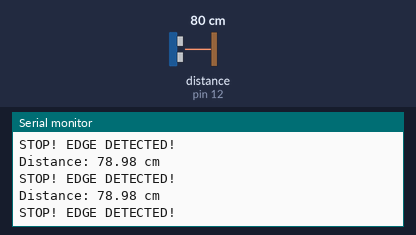
Bench run of a sketch on a simulated Arduino Uno, built with avr-gcc and run on an emulated ATmega328P. On the bench: the last lines printed to the serial monitor. Wiring (inferred from the names in the program): ultrasonic range finder: trigger pin 11; echo pin 12. The test bench sets the inputs (shaded band); at power-on: distance to the obstacle (sensor on pin 12) 80 cm. The echo pulse lasts 58.3 µs per cm.

Above: at 1.3 s.
1.4 s: distance to the obstacle (sensor on pin 12) set to 6 cm
At 1.83 s:
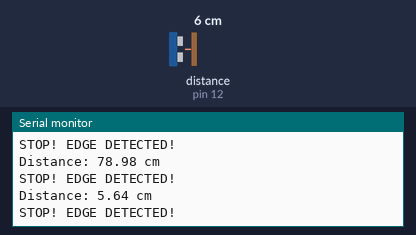
2.9 s: distance to the obstacle (sensor on pin 12) set to 3 cm
At 3.4 s:
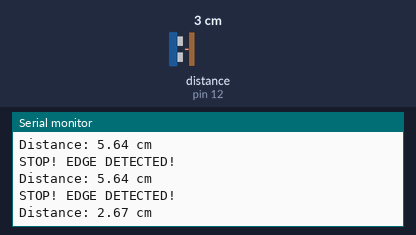
Timing chart, 0 to 5.9 s (numbered marks = the images above; inputs shaded):
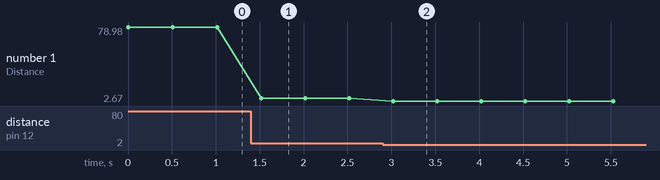

Measured:
- the behaviour switches between 5 and 4 cm on distance to the obstacle (sensor on pin 12) (found by bisection; images 1 and 2)
- after the input at 1.4 s, the serial monitor: prints a new line after 0.12 s (image 1)
- after the input at 2.9 s, the serial monitor: prints a new line after 0.12 s (image 2)
- plotted number 1: 78.98 → 5.64 after the input at 1.4 s, 5.64 → 2.67 after the input at 2.9 s

The sketch:

Don_tFallOffTheWorld.ino
```cpp
const int trigPin = 11;
const int echoPin = 12;


long duration;
float distance;

void setup() {
  Serial.begin(9600);
  pinMode(trigPin, OUTPUT);
  pinMode(echoPin, INPUT);
}

void loop() {

  digitalWrite(trigPin, LOW);
  delayMicroseconds(2);


  digitalWrite(trigPin, HIGH);
  delayMicroseconds(10);
  digitalWrite(trigPin, LOW);


  duration = pulseIn(echoPin, HIGH);


  distance = duration * 0.034 / 2;


  Serial.print("Distance: ");
  Serial.print(distance);
  Serial.println(" cm");
  if (distance > 4.0) {
    Serial.println("STOP! EDGE DETECTED!");
  }
  delay(500);
}
```
